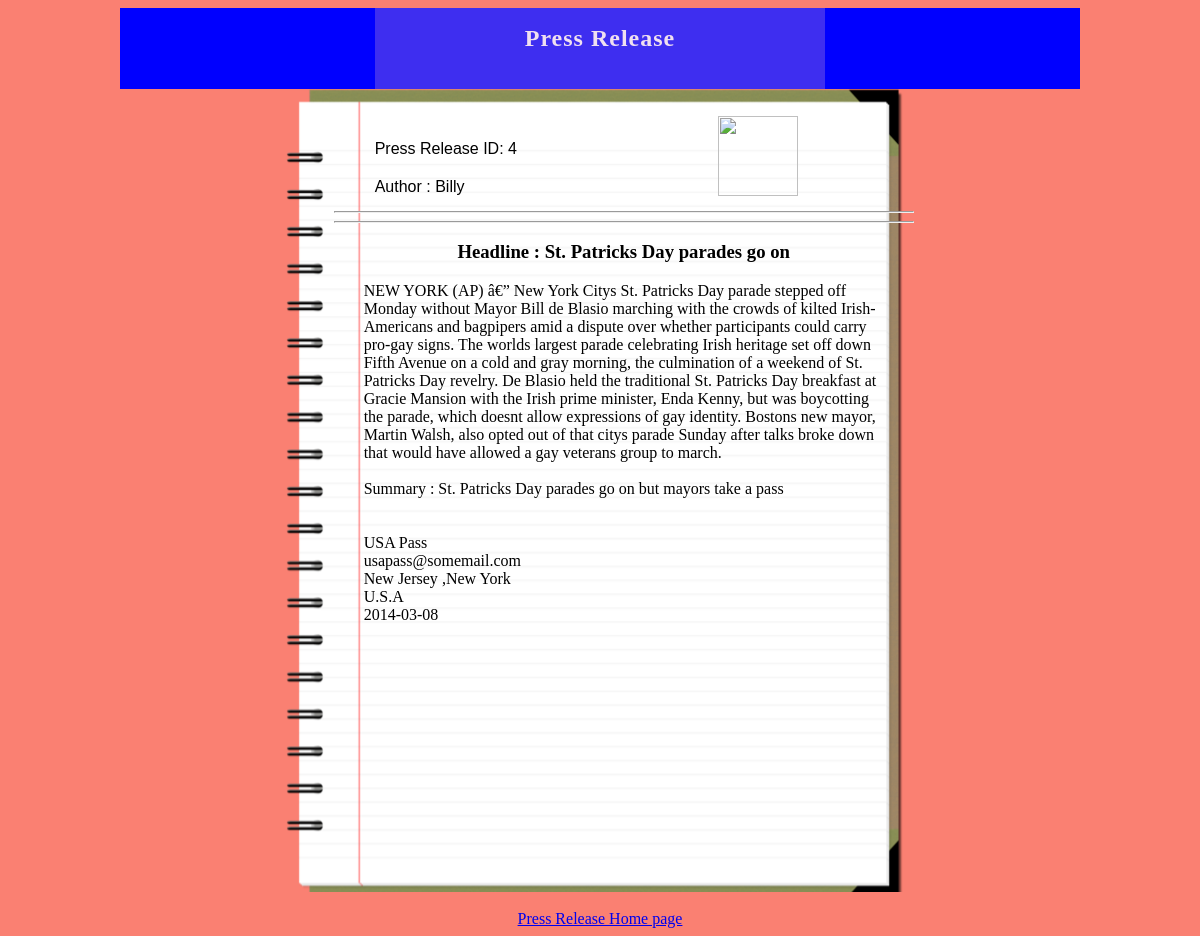
Screenshot of /PressRelease/View/ViewOfRelease.php?view=4 with the database file from the repository.
### tables this page shows
CREATE TABLE IF NOT EXISTS `user_conn_press` (
  `user` varchar(15) DEFAULT NULL,
  `release_id` int(4) DEFAULT NULL,
  KEY `fk_conn_user` (`user`),
  KEY `fk_conn_press` (`release_id`)
);

CREATE TABLE IF NOT EXISTS `press_release` (
  `release_id` int(4) NOT NULL,
  `headline` varchar(50) NOT NULL,
  `summary` varchar(100) NOT NULL,
  `news_body` varchar(999) NOT NULL,
  `company_name` varchar(20) NOT NULL,
  `email` varchar(20) NOT NULL,
  `release_date` date NOT NULL,
  `image` varchar(100) DEFAULT NULL,
  PRIMARY KEY (`release_id`)
);

CREATE TABLE IF NOT EXISTS `user_account` (
  `user` varchar(15) NOT NULL,
  `pass` varchar(15) NOT NULL,
  `city` varchar(15) NOT NULL,
  `state` varchar(15) NOT NULL,
  `country` varchar(15) NOT NULL,
  `admin` tinyint(1) NOT NULL,
  PRIMARY KEY (`user`)
);

### PressRelease/Model/Press_release_Repository.php (called while the page is built, shortened)
<?php
require ('../Model/User.php');
class Press_release_Repository
{
    public static function  getViewPageReleaseInfoByID($press_Id)
    {
        $db = DBConnect::getDB();
        $query = " select * from user_account u,press_release p,user_conn_press c where p.release_id = c.release_id and c.user=u.user and p.release_id=$press_Id;";
        $result = $db->query($query);
        $releases_user = array();
        foreach ($result as $row)
        {
            $user = new User($row['user'],$row['pass'],$row['city'],$row['state'],$row['country'],$row['admin'],$row['release_id'],$row['headline'],$row['summary'],$row['news_body'],$row['company_name'],$row['email'],$row['release_date'],$row['image']);
            $releases_user[] = $user;
        }
        return $releases_user;
    }
}
?>

### PressRelease/Model/User.php (called while the page is built, shortened)
<?php
include('../Model/Press_release.php');
class User {
    private $user,$pass,$city,$state,$country,$admin;
    private $release;
    public function __construct($user,$pass,$city,$state,$country,$admin,$press_id,$headline,$summary,$news_body,$company,$email,$release_date,$image) {
        $this->user=$user;
        $this->city=$city;
        $this->state=$state;
        $this->country=$country;
        $this->release=new Press_release($press_id,$headline,$summary,$news_body,$company,$email,$release_date,$image);
    }
    public function getUser(){ return $this->user;}
    public function getCity(){ return $this->city;}
    public function getState(){ return $this->state;}
    public function getCountry(){ return $this->country;}
    public function getRelease(){ return $this->release;}
}
?>

### PressRelease/Model/Press_release.php (called while the page is built, shortened)
<?php
class Press_release {
    private $press_id,$headline,$summary,$news_body,$company,$email,$release_date,$image;
    public function __construct($press_id,$headline,$summary,$news_body,$company,$email,$release_date,$image) {
        $this->headline=$headline;
        $this->summary=$summary;
        $this->news_body=$news_body;
        $this->company=$company;
        $this->email=$email;
        $this->release_date=$release_date;
        $this->image = $image;
    }
    public function getHeadline(){ return $this->headline;}
    public function getSummary(){ return $this->summary;}
    public function getNews_body(){ return $this->news_body;}
    public function getCompany(){ return $this->company;}
    public function getEmail(){ return $this->email;}
    public function getRelease_date(){ return $this->release_date;}
    public function getImage(){ return $this->image;}
}
?>

### PressRelease/View/ViewOfRelease.php (the view, shortened to what this page needs)
<!DOCTYPE html>
<?php
if(isset($_GET['view']))
{
    $view_choice = $_GET['view'];
}
 else
{
    $view_choice = $id;
}
require_once ('../Model/Press_release_Repository.php');
?>
<html>
    <head>
        <link type="text/css" rel="stylesheet" href="../style.css"/>
    </head>
    <body>
        <header>
            <svg class="absolute-center" width='450' height='81'>
                <rect width='450' height='81'/>
            </svg>
            <h2>Press Release</h2>
        </header>
        <div id="press">
            <?php
            $x=0;
            $releases = Press_release_Repository::getViewPageReleaseInfoByID($view_choice);
            foreach ($releases as $release) :
            ?>
            <table id='editor'>
                <tr>
                    <td>
                        <label>Press Release ID: <?php echo $view_choice; ?> </label>
                        <label>Author : <?php echo $release->getUser();?></label>
                    </td>
                    <td>
                        <input type="image" src="<?php echo $release->getRelease()->getImage();?>" value="" width="80px" height="80px"/>
                    </td>
                </tr>
            </table>
            <hr style="padding-right: 20px;"/>
            <?php echo '<hr />' ?>
            <h3>Headline : <?php echo "\r\n".$release->getRelease()->getHeadline();?></h3>
            <p style="text-align: left;"><?php echo "\r\n".$release->getRelease()->getNews_body();?></p>
            <br/>
            <p style="text-align: left;">Summary : <?php echo "\r\n".$release->getRelease()->getSummary();?></p>
            <br/>
            <br/>
            <p style="text-align: left;"><?php echo "\r\n".$release->getRelease()->getCompany();?></p>
            <p style="text-align: left;"><?php echo "\r\n".$release->getRelease()->getEmail();?></p>
            <p style="text-align: left;"><?php echo $release->getCity(); echo ' ,'.$release->getState(); ?></p>
            <p style="text-align: left;"><?php echo $release->getCountry(); ?></p>
            <p style="text-align: left;"><?php echo "\r\n".$release->getRelease()->getRelease_date();?></p>
            <?php $x++;endforeach; ?>
        </div>
        <br/>
        <p><a href= '../View/WelcomePage.php' >Press Release Home page</a></p>
    </body>
</html>

### PressRelease/style.css (style rules this page uses)
label { margin-top: 20px; display: block; }
svg { position:absolute; }
.absolute-center { overflow: auto; margin: 0 auto; position: absolute; left: 0; right: 0; }
#press { background: url(images/press.png) no-repeat ; width: 580px; height:779px; margin: auto; border: 0px; padding: 2% 0% 0% 4%; }
table { font-family: Verdana, Arial, Helvetica, sans-serif; width: 100%; border: 1px solid #7f0000; //border-collapse: separate; }
th,td { text-align:left; border: 1px solid #7f0000; border-collapse:collapse }
p { text-align: center; width: 520px; margin: 0 auto; }
body { background-color: salmon; text-align: center; }
h2 { width:900px; height:64px; text-align: center; background-color: blue; color:#fff; font-family:bebas; padding:17px 30px 0px 30px; letter-spacing:1px; font-size:1.5em; margin:0 auto; }
table#editor { text-align: left; padding-left: 38px; border: 0px; }
#editor tr,#editor td { border: 0px; }

### rows the page displays
user_conn_press: user "Billy", release_id.headline "St. Patricks Day parades go on", release_id.news_body "NEW YORK (AP) â€” New York Citys St. Patricks Day parade stepped off Monday without Mayor Bill de Blasio marching with the crowds of kilted Irish-Americans and bagpipers amid a dispute over whether participants could carry pro-gay signs. The worlds largest parade celebrating Irish heritage set off down Fifth Avenue on a cold and gray morning, the culmination of a weekend of St. Patricks Day revelry. De Blasio held the traditional St. Patricks Day breakfast at Gracie Mansion with the Irish prime minister, Enda Kenny, but was boycotting the parade, which doesnt allow expressions of gay identity. Bostons new mayor, Martin Walsh, also opted out of that citys parade Sunday after talks broke down…", release_id.summary "St. Patricks Day parades go on but mayors take a pass", release_id.company_name "USA Pass", release_id.email "usapass@somemail.com", user.city "New Jersey", user.state "New York", user.country "U.S.A", release_id.release_date "2014-03-08"
